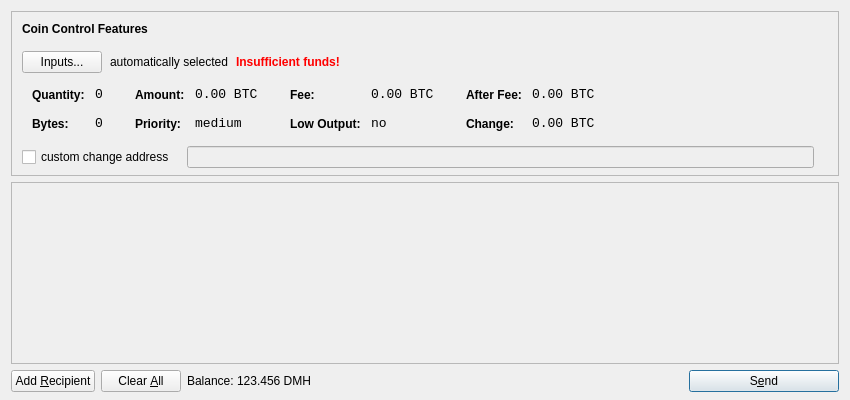
<?xml version="1.0" encoding="UTF-8"?>
<ui version="4.0">
 <class>SendCoinsDialog</class>
 <widget class="QDialog" name="SendCoinsDialog">
  <property name="geometry">
   <rect>
    <x>0</x>
    <y>0</y>
    <width>850</width>
    <height>400</height>
   </rect>
  </property>
  <property name="windowTitle">
   <string>Send Coins</string>
  </property>
  <layout class="QVBoxLayout" name="verticalLayout" stretch="0,1,0">
   <property name="bottomMargin">
    <number>8</number>
   </property>
   <item>
    <widget class="QFrame" name="frameCoinControl">
     <property name="sizePolicy">
      <sizepolicy hsizetype="Expanding" vsizetype="Expanding">
       <horstretch>0</horstretch>
       <verstretch>0</verstretch>
      </sizepolicy>
     </property>
     <property name="maximumSize">
      <size>
       <width>16777215</width>
       <height>16777215</height>
      </size>
     </property>
     <property name="frameShape">
      <enum>QFrame::StyledPanel</enum>
     </property>
     <property name="frameShadow">
      <enum>QFrame::Sunken</enum>
     </property>
     <layout class="QVBoxLayout" name="verticalLayoutCoinControl2">
      <property name="spacing">
       <number>-1</number>
      </property>
      <property name="leftMargin">
       <number>0</number>
      </property>
      <property name="topMargin">
       <number>0</number>
      </property>
      <property name="rightMargin">
       <number>0</number>
      </property>
      <property name="bottomMargin">
       <number>6</number>
      </property>
      <item>
       <layout class="QVBoxLayout" name="verticalLayoutCoinControl" stretch="0,0,0,0,1">
        <property name="spacing">
         <number>0</number>
        </property>
        <property name="leftMargin">
         <number>10</number>
        </property>
        <property name="topMargin">
         <number>10</number>
        </property>
        <item>
         <layout class="QHBoxLayout" name="horizontalLayoutCoinControl1">
          <property name="bottomMargin">
           <number>15</number>
          </property>
          <item>
           <widget class="QLabel" name="labelCoinControlFeatures">
            <property name="sizePolicy">
             <sizepolicy hsizetype="Preferred" vsizetype="Maximum">
              <horstretch>0</horstretch>
              <verstretch>0</verstretch>
             </sizepolicy>
            </property>
            <property name="font">
             <font>
              <weight>75</weight>
              <bold>true</bold>
             </font>
            </property>
            <property name="styleSheet">
             <string notr="true">font-weight:bold;</string>
            </property>
            <property name="text">
             <string>Coin Control Features</string>
            </property>
           </widget>
          </item>
         </layout>
        </item>
        <item>
         <layout class="QHBoxLayout" name="horizontalLayoutCoinControl2" stretch="0,0,0,0">
          <property name="spacing">
           <number>8</number>
          </property>
          <property name="bottomMargin">
           <number>10</number>
          </property>
          <item>
           <widget class="QPushButton" name="pushButtonCoinControl">
            <property name="styleSheet">
             <string notr="true"/>
            </property>
            <property name="text">
             <string>Inputs...</string>
            </property>
           </widget>
          </item>
          <item>
           <widget class="QLabel" name="labelCoinControlAutomaticallySelected">
            <property name="text">
             <string>automatically selected</string>
            </property>
            <property name="margin">
             <number>5</number>
            </property>
           </widget>
          </item>
          <item>
           <widget class="QLabel" name="labelCoinControlInsuffFunds">
            <property name="font">
             <font>
              <weight>75</weight>
              <bold>true</bold>
             </font>
            </property>
            <property name="styleSheet">
             <string notr="true">color:red;font-weight:bold;</string>
            </property>
            <property name="text">
             <string>Insufficient funds!</string>
            </property>
            <property name="margin">
             <number>5</number>
            </property>
           </widget>
          </item>
          <item>
           <spacer name="horizontalSpacerCoinControl">
            <property name="orientation">
             <enum>Qt::Horizontal</enum>
            </property>
            <property name="sizeHint" stdset="0">
             <size>
              <width>40</width>
              <height>1</height>
             </size>
            </property>
           </spacer>
          </item>
         </layout>
        </item>
        <item>
         <widget class="QWidget" name="widgetCoinControl" native="true">
          <property name="sizePolicy">
           <sizepolicy hsizetype="Preferred" vsizetype="Preferred">
            <horstretch>0</horstretch>
            <verstretch>0</verstretch>
           </sizepolicy>
          </property>
          <property name="minimumSize">
           <size>
            <width>0</width>
            <height>0</height>
           </size>
          </property>
          <property name="styleSheet">
           <string notr="true"/>
          </property>
          <layout class="QHBoxLayout" name="horizontalLayoutCoinControl5">
           <property name="margin">
            <number>0</number>
           </property>
           <item>
            <layout class="QHBoxLayout" name="horizontalLayoutCoinControl3" stretch="0,0,0,1">
             <property name="spacing">
              <number>20</number>
             </property>
             <property name="topMargin">
              <number>0</number>
             </property>
             <property name="bottomMargin">
              <number>10</number>
             </property>
             <item>
              <layout class="QFormLayout" name="formLayoutCoinControl1">
               <property name="horizontalSpacing">
                <number>10</number>
               </property>
               <property name="verticalSpacing">
                <number>14</number>
               </property>
               <property name="leftMargin">
                <number>10</number>
               </property>
               <property name="topMargin">
                <number>4</number>
               </property>
               <property name="rightMargin">
                <number>6</number>
               </property>
               <item row="0" column="0">
                <widget class="QLabel" name="labelCoinControlQuantityText">
                 <property name="styleSheet">
                  <string notr="true">font-weight:bold;</string>
                 </property>
                 <property name="text">
                  <string>Quantity:</string>
                 </property>
                 <property name="margin">
                  <number>0</number>
                 </property>
                </widget>
               </item>
               <item row="0" column="1">
                <widget class="QLabel" name="labelCoinControlQuantity">
                 <property name="font">
                  <font>
                   <family>Monospace</family>
                   <pointsize>10</pointsize>
                  </font>
                 </property>
                 <property name="cursor">
                  <cursorShape>IBeamCursor</cursorShape>
                 </property>
                 <property name="contextMenuPolicy">
                  <enum>Qt::ActionsContextMenu</enum>
                 </property>
                 <property name="text">
                  <string notr="true">0</string>
                 </property>
                 <property name="margin">
                  <number>0</number>
                 </property>
                 <property name="textInteractionFlags">
                  <set>Qt::LinksAccessibleByMouse|Qt::TextSelectableByKeyboard|Qt::TextSelectableByMouse</set>
                 </property>
                </widget>
               </item>
               <item row="1" column="0">
                <widget class="QLabel" name="labelCoinControlBytesText">
                 <property name="styleSheet">
                  <string notr="true">font-weight:bold;</string>
                 </property>
                 <property name="text">
                  <string>Bytes:</string>
                 </property>
                </widget>
               </item>
               <item row="1" column="1">
                <widget class="QLabel" name="labelCoinControlBytes">
                 <property name="font">
                  <font>
                   <family>Monospace</family>
                   <pointsize>10</pointsize>
                  </font>
                 </property>
                 <property name="cursor">
                  <cursorShape>IBeamCursor</cursorShape>
                 </property>
                 <property name="contextMenuPolicy">
                  <enum>Qt::ActionsContextMenu</enum>
                 </property>
                 <property name="text">
                  <string notr="true">0</string>
                 </property>
                 <property name="textInteractionFlags">
                  <set>Qt::LinksAccessibleByMouse|Qt::TextSelectableByKeyboard|Qt::TextSelectableByMouse</set>
                 </property>
                </widget>
               </item>
              </layout>
             </item>
             <item>
              <layout class="QFormLayout" name="formLayoutCoinControl2">
               <property name="horizontalSpacing">
                <number>10</number>
               </property>
               <property name="verticalSpacing">
                <number>14</number>
               </property>
               <property name="leftMargin">
                <number>6</number>
               </property>
               <property name="topMargin">
                <number>4</number>
               </property>
               <property name="rightMargin">
                <number>6</number>
               </property>
               <item row="0" column="0">
                <widget class="QLabel" name="labelCoinControlAmountText">
                 <property name="styleSheet">
                  <string notr="true">font-weight:bold;</string>
                 </property>
                 <property name="text">
                  <string>Amount:</string>
                 </property>
                 <property name="margin">
                  <number>0</number>
                 </property>
                </widget>
               </item>
               <item row="0" column="1">
                <widget class="QLabel" name="labelCoinControlAmount">
                 <property name="font">
                  <font>
                   <family>Monospace</family>
                   <pointsize>10</pointsize>
                  </font>
                 </property>
                 <property name="cursor">
                  <cursorShape>IBeamCursor</cursorShape>
                 </property>
                 <property name="contextMenuPolicy">
                  <enum>Qt::ActionsContextMenu</enum>
                 </property>
                 <property name="text">
                  <string notr="true">0.00 BTC</string>
                 </property>
                 <property name="textInteractionFlags">
                  <set>Qt::LinksAccessibleByMouse|Qt::TextSelectableByKeyboard|Qt::TextSelectableByMouse</set>
                 </property>
                </widget>
               </item>
               <item row="1" column="0">
                <widget class="QLabel" name="labelCoinControlPriorityText">
                 <property name="styleSheet">
                  <string notr="true">font-weight:bold;</string>
                 </property>
                 <property name="text">
                  <string>Priority:</string>
                 </property>
                </widget>
               </item>
               <item row="1" column="1">
                <widget class="QLabel" name="labelCoinControlPriority">
                 <property name="font">
                  <font>
                   <family>Monospace</family>
                   <pointsize>10</pointsize>
                  </font>
                 </property>
                 <property name="cursor">
                  <cursorShape>IBeamCursor</cursorShape>
                 </property>
                 <property name="contextMenuPolicy">
                  <enum>Qt::ActionsContextMenu</enum>
                 </property>
                 <property name="text">
                  <string>medium</string>
                 </property>
                 <property name="textInteractionFlags">
                  <set>Qt::LinksAccessibleByMouse|Qt::TextSelectableByKeyboard|Qt::TextSelectableByMouse</set>
                 </property>
                </widget>
               </item>
              </layout>
             </item>
             <item>
              <layout class="QFormLayout" name="formLayoutCoinControl3">
               <property name="horizontalSpacing">
                <number>10</number>
               </property>
               <property name="verticalSpacing">
                <number>14</number>
               </property>
               <property name="leftMargin">
                <number>6</number>
               </property>
               <property name="topMargin">
                <number>4</number>
               </property>
               <property name="rightMargin">
                <number>6</number>
               </property>
               <item row="0" column="0">
                <widget class="QLabel" name="labelCoinControlFeeText">
                 <property name="styleSheet">
                  <string notr="true">font-weight:bold;</string>
                 </property>
                 <property name="text">
                  <string>Fee:</string>
                 </property>
                 <property name="margin">
                  <number>0</number>
                 </property>
                </widget>
               </item>
               <item row="0" column="1">
                <widget class="QLabel" name="labelCoinControlFee">
                 <property name="font">
                  <font>
                   <family>Monospace</family>
                   <pointsize>10</pointsize>
                  </font>
                 </property>
                 <property name="cursor">
                  <cursorShape>IBeamCursor</cursorShape>
                 </property>
                 <property name="contextMenuPolicy">
                  <enum>Qt::ActionsContextMenu</enum>
                 </property>
                 <property name="text">
                  <string notr="true">0.00 BTC</string>
                 </property>
                 <property name="textInteractionFlags">
                  <set>Qt::LinksAccessibleByMouse|Qt::TextSelectableByKeyboard|Qt::TextSelectableByMouse</set>
                 </property>
                </widget>
               </item>
               <item row="1" column="0">
                <widget class="QLabel" name="labelCoinControlLowOutputText">
                 <property name="styleSheet">
                  <string notr="true">font-weight:bold;</string>
                 </property>
                 <property name="text">
                  <string>Low Output:</string>
                 </property>
                </widget>
               </item>
               <item row="1" column="1">
                <widget class="QLabel" name="labelCoinControlLowOutput">
                 <property name="font">
                  <font>
                   <family>Monospace</family>
                   <pointsize>10</pointsize>
                  </font>
                 </property>
                 <property name="cursor">
                  <cursorShape>IBeamCursor</cursorShape>
                 </property>
                 <property name="contextMenuPolicy">
                  <enum>Qt::ActionsContextMenu</enum>
                 </property>
                 <property name="text">
                  <string>no</string>
                 </property>
                 <property name="textInteractionFlags">
                  <set>Qt::LinksAccessibleByMouse|Qt::TextSelectableByKeyboard|Qt::TextSelectableByMouse</set>
                 </property>
                </widget>
               </item>
              </layout>
             </item>
             <item>
              <layout class="QFormLayout" name="formLayoutCoinControl4">
               <property name="horizontalSpacing">
                <number>10</number>
               </property>
               <property name="verticalSpacing">
                <number>14</number>
               </property>
               <property name="leftMargin">
                <number>6</number>
               </property>
               <property name="topMargin">
                <number>4</number>
               </property>
               <property name="rightMargin">
                <number>6</number>
               </property>
               <item row="0" column="0">
                <widget class="QLabel" name="labelCoinControlAfterFeeText">
                 <property name="styleSheet">
                  <string notr="true">font-weight:bold;</string>
                 </property>
                 <property name="text">
                  <string>After Fee:</string>
                 </property>
                 <property name="margin">
                  <number>0</number>
                 </property>
                </widget>
               </item>
               <item row="0" column="1">
                <widget class="QLabel" name="labelCoinControlAfterFee">
                 <property name="font">
                  <font>
                   <family>Monospace</family>
                   <pointsize>10</pointsize>
                  </font>
                 </property>
                 <property name="cursor">
                  <cursorShape>IBeamCursor</cursorShape>
                 </property>
                 <property name="contextMenuPolicy">
                  <enum>Qt::ActionsContextMenu</enum>
                 </property>
                 <property name="text">
                  <string notr="true">0.00 BTC</string>
                 </property>
                 <property name="textInteractionFlags">
                  <set>Qt::LinksAccessibleByMouse|Qt::TextSelectableByKeyboard|Qt::TextSelectableByMouse</set>
                 </property>
                </widget>
               </item>
               <item row="1" column="0">
                <widget class="QLabel" name="labelCoinControlChangeText">
                 <property name="styleSheet">
                  <string notr="true">font-weight:bold;</string>
                 </property>
                 <property name="text">
                  <string>Change:</string>
                 </property>
                </widget>
               </item>
               <item row="1" column="1">
                <widget class="QLabel" name="labelCoinControlChange">
                 <property name="font">
                  <font>
                   <family>Monospace</family>
                   <pointsize>10</pointsize>
                  </font>
                 </property>
                 <property name="cursor">
                  <cursorShape>IBeamCursor</cursorShape>
                 </property>
                 <property name="contextMenuPolicy">
                  <enum>Qt::ActionsContextMenu</enum>
                 </property>
                 <property name="text">
                  <string notr="true">0.00 BTC</string>
                 </property>
                 <property name="textInteractionFlags">
                  <set>Qt::LinksAccessibleByMouse|Qt::TextSelectableByKeyboard|Qt::TextSelectableByMouse</set>
                 </property>
                </widget>
               </item>
              </layout>
             </item>
            </layout>
           </item>
          </layout>
         </widget>
        </item>
        <item>
         <layout class="QHBoxLayout" name="horizontalLayoutCoinControl4" stretch="0,0,0">
          <property name="spacing">
           <number>12</number>
          </property>
          <property name="sizeConstraint">
           <enum>QLayout::SetDefaultConstraint</enum>
          </property>
          <property name="topMargin">
           <number>5</number>
          </property>
          <property name="rightMargin">
           <number>5</number>
          </property>
          <item>
           <widget class="QCheckBox" name="checkBoxCoinControlChange">
            <property name="text">
             <string>custom change address</string>
            </property>
           </widget>
          </item>
          <item>
           <widget class="QLineEdit" name="lineEditCoinControlChange">
            <property name="enabled">
             <bool>false</bool>
            </property>
            <property name="sizePolicy">
             <sizepolicy hsizetype="Expanding" vsizetype="Fixed">
              <horstretch>0</horstretch>
              <verstretch>0</verstretch>
             </sizepolicy>
            </property>
           </widget>
          </item>
          <item>
           <widget class="QLabel" name="labelCoinControlChangeLabel">
            <property name="sizePolicy">
             <sizepolicy hsizetype="Preferred" vsizetype="Expanding">
              <horstretch>0</horstretch>
              <verstretch>0</verstretch>
             </sizepolicy>
            </property>
            <property name="minimumSize">
             <size>
              <width>0</width>
              <height>0</height>
             </size>
            </property>
            <property name="text">
             <string/>
            </property>
            <property name="margin">
             <number>3</number>
            </property>
           </widget>
          </item>
         </layout>
        </item>
        <item>
         <spacer name="verticalSpacerCoinControl">
          <property name="orientation">
           <enum>Qt::Vertical</enum>
          </property>
          <property name="sizeHint" stdset="0">
           <size>
            <width>800</width>
            <height>1</height>
           </size>
          </property>
         </spacer>
        </item>
       </layout>
      </item>
     </layout>
    </widget>
   </item>
   <item>
    <widget class="QScrollArea" name="scrollArea">
     <property name="widgetResizable">
      <bool>true</bool>
     </property>
     <widget class="QWidget" name="scrollAreaWidgetContents">
      <property name="geometry">
       <rect>
        <x>0</x>
        <y>0</y>
        <width>830</width>
        <height>165</height>
       </rect>
      </property>
      <layout class="QVBoxLayout" name="verticalLayout_2">
       <property name="margin">
        <number>0</number>
       </property>
       <item>
        <layout class="QVBoxLayout" name="entries">
         <property name="spacing">
          <number>6</number>
         </property>
        </layout>
       </item>
       <item>
        <spacer name="verticalSpacer">
         <property name="orientation">
          <enum>Qt::Vertical</enum>
         </property>
         <property name="sizeHint" stdset="0">
          <size>
           <width>20</width>
           <height>40</height>
          </size>
         </property>
        </spacer>
       </item>
      </layout>
     </widget>
    </widget>
   </item>
   <item>
    <layout class="QHBoxLayout" name="horizontalLayout">
     <item>
      <widget class="QPushButton" name="addButton">
       <property name="toolTip">
        <string>Send to multiple recipients at once</string>
       </property>
       <property name="text">
        <string>Add &amp;Recipient</string>
       </property>
       <property name="icon">
        <iconset resource="../bitcoin.qrc">
         <normaloff>:/icons/add</normaloff>:/icons/add</iconset>
       </property>
       <property name="autoDefault">
        <bool>false</bool>
       </property>
      </widget>
     </item>
     <item>
      <widget class="QPushButton" name="clearButton">
       <property name="sizePolicy">
        <sizepolicy hsizetype="Minimum" vsizetype="Fixed">
         <horstretch>0</horstretch>
         <verstretch>0</verstretch>
        </sizepolicy>
       </property>
       <property name="toolTip">
        <string>Remove all transaction fields</string>
       </property>
       <property name="text">
        <string>Clear &amp;All</string>
       </property>
       <property name="icon">
        <iconset resource="../bitcoin.qrc">
         <normaloff>:/icons/remove</normaloff>:/icons/remove</iconset>
       </property>
       <property name="autoRepeatDelay">
        <number>300</number>
       </property>
       <property name="autoDefault">
        <bool>false</bool>
       </property>
      </widget>
     </item>
     <item>
      <layout class="QHBoxLayout" name="horizontalLayout_2">
       <property name="spacing">
        <number>3</number>
       </property>
       <item>
        <widget class="QLabel" name="label">
         <property name="text">
          <string>Balance:</string>
         </property>
        </widget>
       </item>
       <item>
        <widget class="QLabel" name="labelBalance">
         <property name="cursor">
          <cursorShape>IBeamCursor</cursorShape>
         </property>
         <property name="text">
          <string>123.456 DMH</string>
         </property>
         <property name="textInteractionFlags">
          <set>Qt::LinksAccessibleByMouse|Qt::TextSelectableByKeyboard|Qt::TextSelectableByMouse</set>
         </property>
        </widget>
       </item>
      </layout>
     </item>
     <item>
      <spacer name="horizontalSpacer">
       <property name="orientation">
        <enum>Qt::Horizontal</enum>
       </property>
       <property name="sizeHint" stdset="0">
        <size>
         <width>40</width>
         <height>20</height>
        </size>
       </property>
      </spacer>
     </item>
     <item>
      <widget class="QPushButton" name="sendButton">
       <property name="minimumSize">
        <size>
         <width>150</width>
         <height>0</height>
        </size>
       </property>
       <property name="toolTip">
        <string>Confirm the send action</string>
       </property>
       <property name="text">
        <string>S&amp;end</string>
       </property>
       <property name="icon">
        <iconset resource="../bitcoin.qrc">
         <normaloff>:/icons/send</normaloff>:/icons/send</iconset>
       </property>
       <property name="default">
        <bool>true</bool>
       </property>
      </widget>
     </item>
    </layout>
   </item>
  </layout>
 </widget>
 <resources>
  <include location="../bitcoin.qrc"/>
 </resources>
 <connections/>
</ui>
